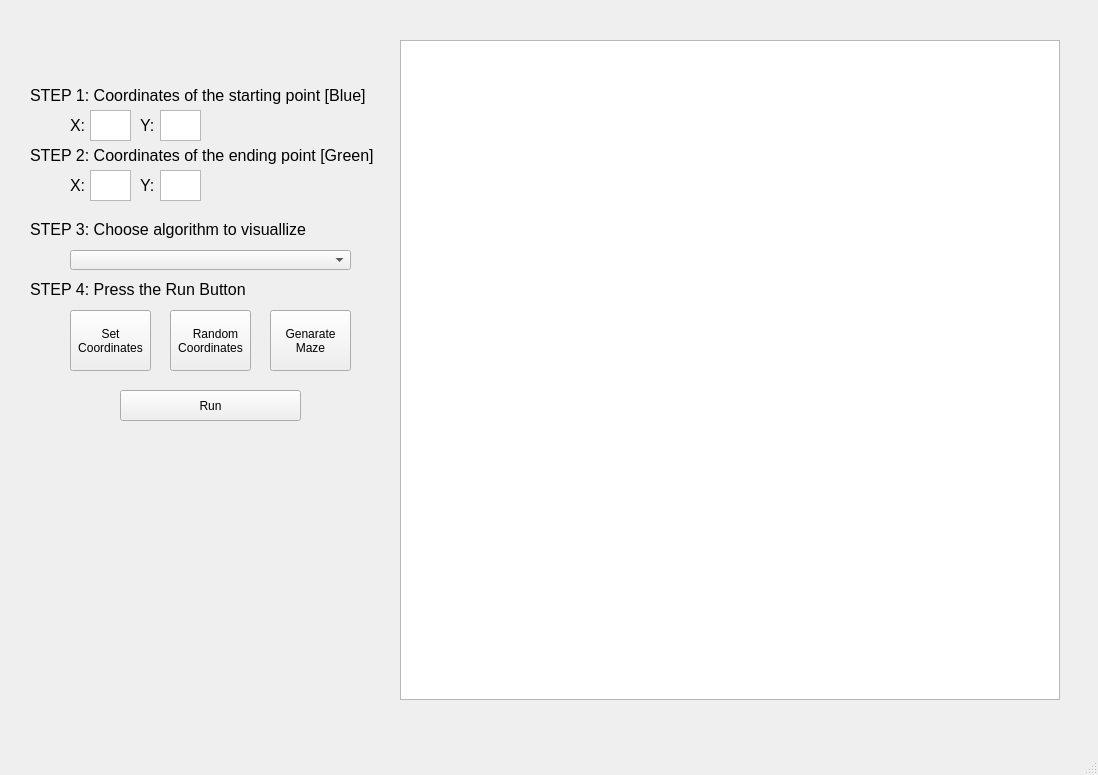
<?xml version="1.0" encoding="UTF-8"?>
<ui version="4.0">
 <class>MainWindow</class>
 <widget class="QMainWindow" name="MainWindow">
  <property name="geometry">
   <rect>
    <x>0</x>
    <y>0</y>
    <width>1098</width>
    <height>775</height>
   </rect>
  </property>
  <property name="windowTitle">
   <string>Path Finding Visualization</string>
  </property>
  <widget class="QWidget" name="centralwidget">
   <widget class="QComboBox" name="chooseAlgorithm">
    <property name="geometry">
     <rect>
      <x>70</x>
      <y>250</y>
      <width>281</width>
      <height>20</height>
     </rect>
    </property>
    <property name="editable">
     <bool>false</bool>
    </property>
    <property name="currentText">
     <string/>
    </property>
   </widget>
   <widget class="QLabel" name="labelAlgorithm">
    <property name="geometry">
     <rect>
      <x>30</x>
      <y>220</y>
      <width>281</width>
      <height>18</height>
     </rect>
    </property>
    <property name="font">
     <font>
      <family>Arial</family>
      <pointsize>12</pointsize>
     </font>
    </property>
    <property name="text">
     <string>STEP 3: Choose algorithm to visuallize</string>
    </property>
   </widget>
   <widget class="QTextEdit" name="startXValue">
    <property name="geometry">
     <rect>
      <x>90</x>
      <y>110</y>
      <width>41</width>
      <height>31</height>
     </rect>
    </property>
    <property name="markdown">
     <string/>
    </property>
    <property name="html">
     <string>&lt;!DOCTYPE HTML PUBLIC &quot;-//W3C//DTD HTML 4.0//EN&quot; &quot;http://www.w3.org/TR/REC-html40/strict.dtd&quot;&gt;
&lt;html&gt;&lt;head&gt;&lt;meta name=&quot;qrichtext&quot; content=&quot;1&quot; /&gt;&lt;style type=&quot;text/css&quot;&gt;
p, li { white-space: pre-wrap; }
&lt;/style&gt;&lt;/head&gt;&lt;body style=&quot; font-family:'MS Shell Dlg 2'; font-size:8.25pt; font-weight:400; font-style:normal;&quot;&gt;
&lt;p style=&quot;-qt-paragraph-type:empty; margin-top:0px; margin-bottom:0px; margin-left:0px; margin-right:0px; -qt-block-indent:0; text-indent:0px;&quot;&gt;&lt;br /&gt;&lt;/p&gt;&lt;/body&gt;&lt;/html&gt;</string>
    </property>
   </widget>
   <widget class="QTextEdit" name="startYValue">
    <property name="geometry">
     <rect>
      <x>160</x>
      <y>110</y>
      <width>41</width>
      <height>31</height>
     </rect>
    </property>
    <property name="markdown">
     <string/>
    </property>
    <property name="html">
     <string>&lt;!DOCTYPE HTML PUBLIC &quot;-//W3C//DTD HTML 4.0//EN&quot; &quot;http://www.w3.org/TR/REC-html40/strict.dtd&quot;&gt;
&lt;html&gt;&lt;head&gt;&lt;meta name=&quot;qrichtext&quot; content=&quot;1&quot; /&gt;&lt;style type=&quot;text/css&quot;&gt;
p, li { white-space: pre-wrap; }
&lt;/style&gt;&lt;/head&gt;&lt;body style=&quot; font-family:'MS Shell Dlg 2'; font-size:8.25pt; font-weight:400; font-style:normal;&quot;&gt;
&lt;p style=&quot;-qt-paragraph-type:empty; margin-top:0px; margin-bottom:0px; margin-left:0px; margin-right:0px; -qt-block-indent:0; text-indent:0px;&quot;&gt;&lt;br /&gt;&lt;/p&gt;&lt;/body&gt;&lt;/html&gt;</string>
    </property>
   </widget>
   <widget class="QTextEdit" name="goalXValue">
    <property name="geometry">
     <rect>
      <x>90</x>
      <y>170</y>
      <width>41</width>
      <height>31</height>
     </rect>
    </property>
    <property name="markdown">
     <string/>
    </property>
    <property name="html">
     <string>&lt;!DOCTYPE HTML PUBLIC &quot;-//W3C//DTD HTML 4.0//EN&quot; &quot;http://www.w3.org/TR/REC-html40/strict.dtd&quot;&gt;
&lt;html&gt;&lt;head&gt;&lt;meta name=&quot;qrichtext&quot; content=&quot;1&quot; /&gt;&lt;style type=&quot;text/css&quot;&gt;
p, li { white-space: pre-wrap; }
&lt;/style&gt;&lt;/head&gt;&lt;body style=&quot; font-family:'MS Shell Dlg 2'; font-size:8.25pt; font-weight:400; font-style:normal;&quot;&gt;
&lt;p style=&quot;-qt-paragraph-type:empty; margin-top:0px; margin-bottom:0px; margin-left:0px; margin-right:0px; -qt-block-indent:0; text-indent:0px;&quot;&gt;&lt;br /&gt;&lt;/p&gt;&lt;/body&gt;&lt;/html&gt;</string>
    </property>
   </widget>
   <widget class="QTextEdit" name="goalYValue">
    <property name="geometry">
     <rect>
      <x>160</x>
      <y>170</y>
      <width>41</width>
      <height>31</height>
     </rect>
    </property>
    <property name="markdown">
     <string/>
    </property>
    <property name="html">
     <string>&lt;!DOCTYPE HTML PUBLIC &quot;-//W3C//DTD HTML 4.0//EN&quot; &quot;http://www.w3.org/TR/REC-html40/strict.dtd&quot;&gt;
&lt;html&gt;&lt;head&gt;&lt;meta name=&quot;qrichtext&quot; content=&quot;1&quot; /&gt;&lt;style type=&quot;text/css&quot;&gt;
p, li { white-space: pre-wrap; }
&lt;/style&gt;&lt;/head&gt;&lt;body style=&quot; font-family:'MS Shell Dlg 2'; font-size:8.25pt; font-weight:400; font-style:normal;&quot;&gt;
&lt;p style=&quot;-qt-paragraph-type:empty; margin-top:0px; margin-bottom:0px; margin-left:0px; margin-right:0px; -qt-block-indent:0; text-indent:0px;&quot;&gt;&lt;br /&gt;&lt;/p&gt;&lt;/body&gt;&lt;/html&gt;</string>
    </property>
   </widget>
   <widget class="QLabel" name="label">
    <property name="geometry">
     <rect>
      <x>70</x>
      <y>110</y>
      <width>21</width>
      <height>31</height>
     </rect>
    </property>
    <property name="font">
     <font>
      <family>Arial</family>
      <pointsize>12</pointsize>
     </font>
    </property>
    <property name="text">
     <string>X:</string>
    </property>
   </widget>
   <widget class="QLabel" name="label_2">
    <property name="geometry">
     <rect>
      <x>70</x>
      <y>170</y>
      <width>21</width>
      <height>31</height>
     </rect>
    </property>
    <property name="font">
     <font>
      <family>Arial</family>
      <pointsize>12</pointsize>
     </font>
    </property>
    <property name="text">
     <string>X:</string>
    </property>
   </widget>
   <widget class="QLabel" name="label_3">
    <property name="geometry">
     <rect>
      <x>140</x>
      <y>170</y>
      <width>21</width>
      <height>31</height>
     </rect>
    </property>
    <property name="font">
     <font>
      <family>Arial</family>
      <pointsize>12</pointsize>
     </font>
    </property>
    <property name="text">
     <string>Y:</string>
    </property>
   </widget>
   <widget class="QLabel" name="label_4">
    <property name="geometry">
     <rect>
      <x>140</x>
      <y>110</y>
      <width>21</width>
      <height>31</height>
     </rect>
    </property>
    <property name="font">
     <font>
      <family>Arial</family>
      <pointsize>12</pointsize>
     </font>
    </property>
    <property name="text">
     <string>Y:</string>
    </property>
   </widget>
   <widget class="QPushButton" name="runPathFinding">
    <property name="geometry">
     <rect>
      <x>120</x>
      <y>390</y>
      <width>181</width>
      <height>31</height>
     </rect>
    </property>
    <property name="text">
     <string>Run</string>
    </property>
   </widget>
   <widget class="QLabel" name="label_5">
    <property name="geometry">
     <rect>
      <x>30</x>
      <y>75</y>
      <width>351</width>
      <height>41</height>
     </rect>
    </property>
    <property name="font">
     <font>
      <family>Arial</family>
      <pointsize>12</pointsize>
     </font>
    </property>
    <property name="text">
     <string>STEP 1: Coordinates of the starting point [Blue]</string>
    </property>
   </widget>
   <widget class="QLabel" name="label_6">
    <property name="geometry">
     <rect>
      <x>30</x>
      <y>135</y>
      <width>361</width>
      <height>41</height>
     </rect>
    </property>
    <property name="font">
     <font>
      <family>Arial</family>
      <pointsize>12</pointsize>
     </font>
    </property>
    <property name="text">
     <string>STEP 2: Coordinates of the ending point [Green]</string>
    </property>
   </widget>
   <widget class="QPushButton" name="setRandomCoordinates">
    <property name="geometry">
     <rect>
      <x>170</x>
      <y>310</y>
      <width>81</width>
      <height>61</height>
     </rect>
    </property>
    <property name="text">
     <string>   Random
Coordinates</string>
    </property>
   </widget>
   <widget class="QLabel" name="labelAlgorithm_2">
    <property name="geometry">
     <rect>
      <x>30</x>
      <y>280</y>
      <width>281</width>
      <height>18</height>
     </rect>
    </property>
    <property name="font">
     <font>
      <family>Arial</family>
      <pointsize>12</pointsize>
     </font>
    </property>
    <property name="text">
     <string>STEP 4: Press the Run Button</string>
    </property>
   </widget>
   <widget class="QGraphicsView" name="graphicsView">
    <property name="geometry">
     <rect>
      <x>400</x>
      <y>40</y>
      <width>660</width>
      <height>660</height>
     </rect>
    </property>
    <property name="frameShape">
     <enum>QFrame::StyledPanel</enum>
    </property>
    <property name="verticalScrollBarPolicy">
     <enum>Qt::ScrollBarAlwaysOff</enum>
    </property>
    <property name="horizontalScrollBarPolicy">
     <enum>Qt::ScrollBarAlwaysOff</enum>
    </property>
    <property name="backgroundBrush">
     <brush brushstyle="Dense4Pattern">
      <color alpha="255">
       <red>14</red>
       <green>14</green>
       <blue>245</blue>
      </color>
     </brush>
    </property>
    <property name="foregroundBrush">
     <brush brushstyle="NoBrush">
      <color alpha="255">
       <red>0</red>
       <green>0</green>
       <blue>0</blue>
      </color>
     </brush>
    </property>
   </widget>
   <widget class="QPushButton" name="setCoordinates">
    <property name="geometry">
     <rect>
      <x>70</x>
      <y>310</y>
      <width>81</width>
      <height>61</height>
     </rect>
    </property>
    <property name="text">
     <string>Set 
Coordinates</string>
    </property>
   </widget>
   <widget class="QPushButton" name="generateMaze">
    <property name="geometry">
     <rect>
      <x>270</x>
      <y>310</y>
      <width>81</width>
      <height>61</height>
     </rect>
    </property>
    <property name="text">
     <string>Genarate
Maze</string>
    </property>
   </widget>
  </widget>
  <widget class="QMenuBar" name="menubar">
   <property name="geometry">
    <rect>
     <x>0</x>
     <y>0</y>
     <width>1098</width>
     <height>21</height>
    </rect>
   </property>
  </widget>
  <widget class="QStatusBar" name="statusbar"/>
 </widget>
 <resources/>
 <connections/>
</ui>
